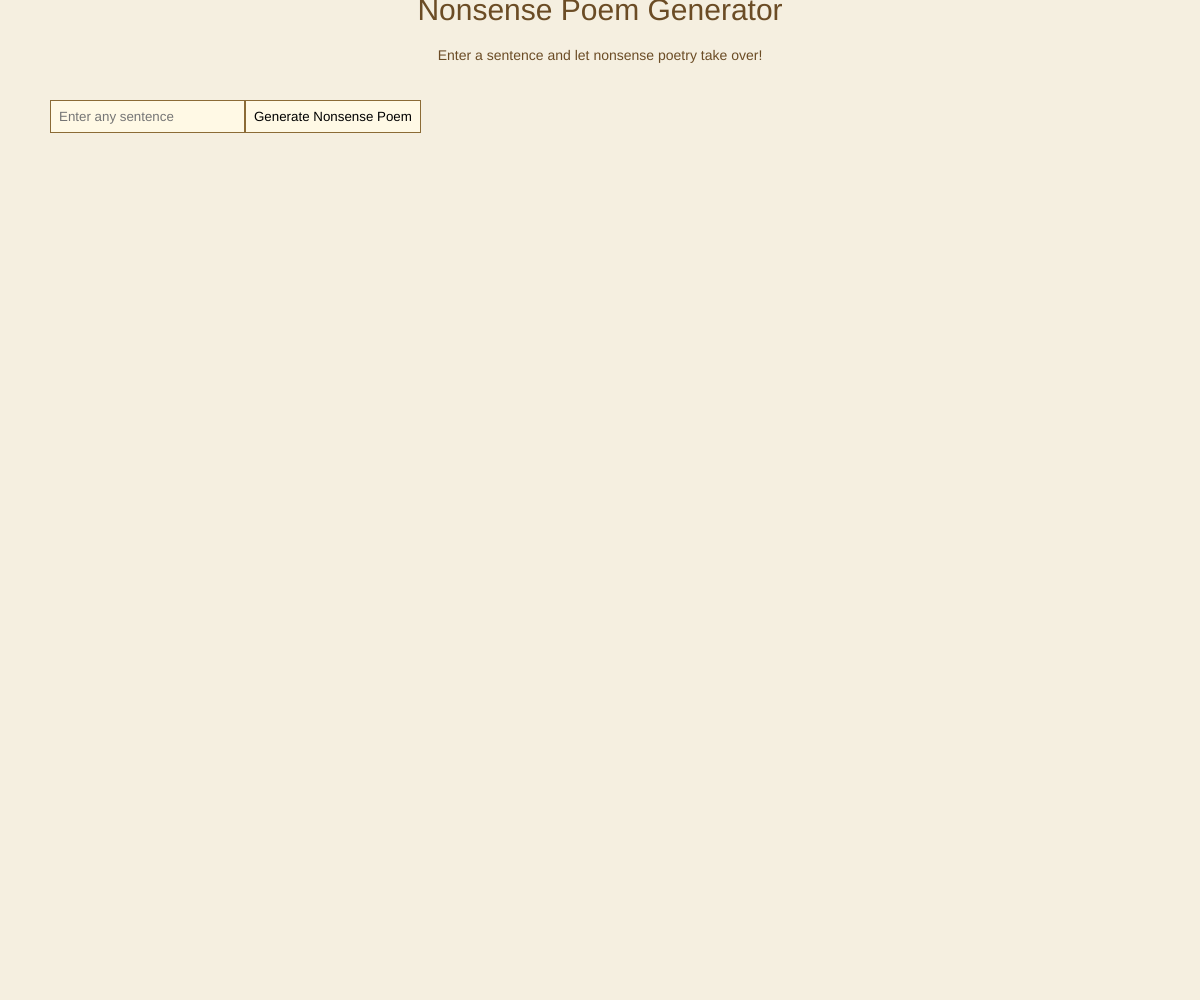
Frame 1 (no input)
Frame 60 (no input): identical to frame 1, image omitted
Frame 120 (the mouse pressed at the canvas centre since frame 60): identical to frame 1, image omitted

The p5.js sketch that drew this single still picture (run headless with seeded random() and noise() and a simulated clock; from frame 60 on, the mouse is pressed at the canvas centre):

// p5.js sketch
// ── sketch.js
let inputField;
let generateButton;
let poemLines = [];

function setup() {
  createCanvas(windowWidth, windowHeight);
  background('#F5EFE0');

  // Input field for user sentence
  inputField = createInput("").attribute("placeholder", "Enter any sentence");
  inputField.position(50, 100);
  inputField.style('padding', '8px');
  inputField.style('border', '1px solid #8B6B36');
  inputField.style('background', '#FFF9E5');

  // Button to generate the poem
  generateButton = createButton("Generate Nonsense Poem");
  generateButton.position(inputField.x + inputField.width + 10, 100);
  generateButton.style('background', '#FFF9E5');
  generateButton.style('border', '1px solid #8B6B36');
  generateButton.style('padding', '8px');
  generateButton.mousePressed(generatePoem);
}

function generatePoem() {
  let sentence = inputField.value().trim();
  inputField.value('');  // Clear the input after pressing the button

  if (sentence === "") {
    poemLines.push("Error: Please enter a sentence.");
    return;
  }

  poemLines = [];  // Clear previous poem lines
  poemLines.push(`Original: ${sentence}`);

  let words = RiTa.tokenize(sentence);  // Tokenize input sentence
  let posTags = RiTa.posTags(sentence);  // Get part-of-speech tags for the sentence

  console.log("Words:", words);
  console.log("POS Tags:", posTags);

  // Generate poem lines
  let nounLine = generateReplacementLine(words, posTags, 'nn', 'Noun Replaced Line', 'nn');
  let verbLine = generateReplacementLine(words, posTags, 'vb', 'Verb Replaced Line', 'vb');
  let adjLine = generateReplacementLine(words, posTags, 'jj', 'Adjective Replaced Line', 'jj');

  poemLines.push(nounLine);
  poemLines.push(verbLine);
  poemLines.push(adjLine);
}

function generateReplacementLine(words, posTags, targetTag, lineLabel, replacementTag) {
  let replaced = false;  // Track if any replacement happened
  let replacedWords = words.map((word, index) => {
    if (posTags[index].startsWith(targetTag)) {
      replaced = true;
      return RiTa.randomWord({ pos: replacementTag });  // Replace based on target part of speech
    }
    return word;
  });

  // If no replacements were made, force at least one replacement
  if (!replaced) {
    replacedWords[0] = RiTa.randomWord({ pos: replacementTag });  // Force replace the first word
  }

  let newLine = RiTa.untokenize(replacedWords);
  return `${lineLabel}: ${newLine}`;
}

function draw() {
  background('#F5EFE0');

  textSize(30);
  fill('#6B4C25');
  textAlign(CENTER);
  text("Nonsense Poem Generator", width / 2, 20);

  textSize(14);
  text("Enter a sentence and let nonsense poetry take over!", width / 2, 60);

  // Display the poem lines
  textSize(18);
  textAlign(LEFT);
  let yOffset = 150;
  for (let line of poemLines) {
    fill('#6B4C25');
    text(line, 50, yOffset, width - 100);
    yOffset += 40;
  }
}
